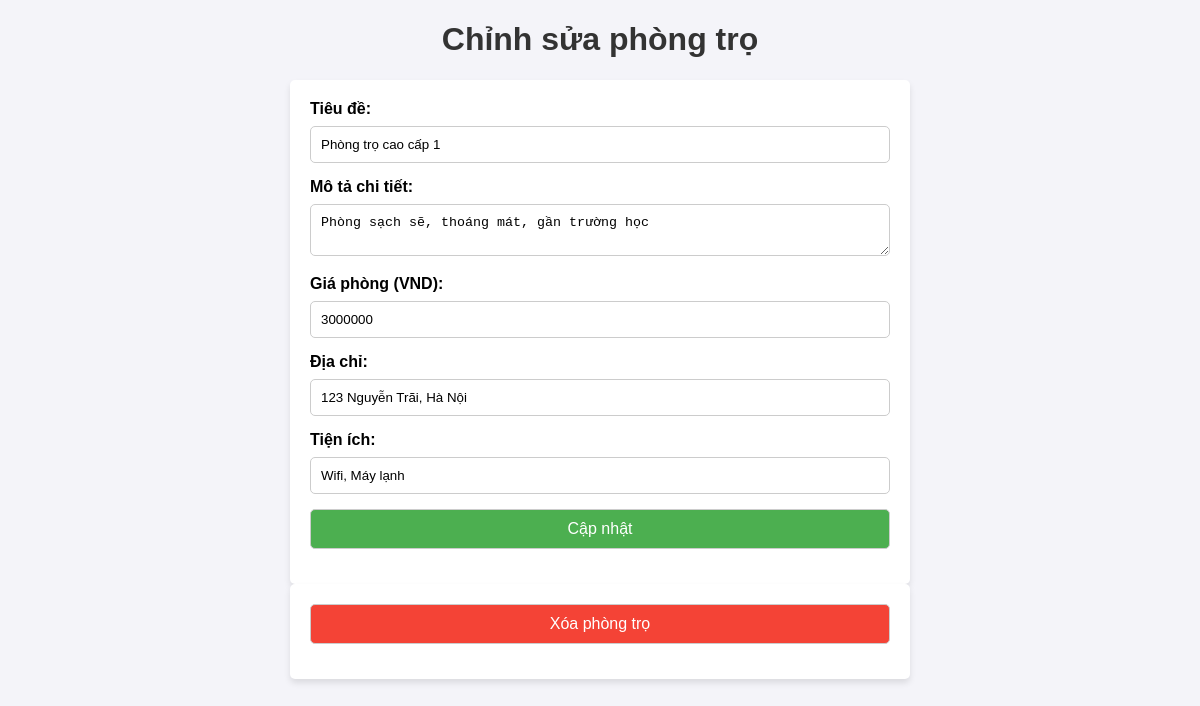
Page /admin_update_motel_process.php?id=1 (signed in) on the committed database.
### tables this page shows
CREATE TABLE `motel` (
  `ID` int(10) NOT NULL,
  `title` varchar(255) DEFAULT NULL,
  `description` text DEFAULT NULL,
  `price` int(11) DEFAULT NULL,
  `area` int(11) DEFAULT NULL,
  `count_view` int(11) DEFAULT NULL,
  `address` varchar(255) DEFAULT NULL,
  `latlng` varchar(255) DEFAULT NULL,
  `images` varchar(255) DEFAULT NULL,
  `user_id` int(10) DEFAULT NULL,
  `category_id` int(11) DEFAULT NULL,
  `district_id` int(11) DEFAULT NULL,
  `utilities` varchar(255) DEFAULT NULL,
  `created_at` timestamp NOT NULL DEFAULT current_timestamp() ON UPDATE current_timestamp(),
  `phone` varchar(255) DEFAULT NULL,
  `approve` int(11) DEFAULT NULL
);

### admin_update_motel_process.php (the view, shortened to what this page needs)
<?php
$conn = new mysqli("localhost", "root", "", "GTPT");
$id = $_GET['id'];
$query = "SELECT * FROM MOTEL WHERE ID = $id";
$result = $conn->query($query);
$motel = $result->fetch_assoc();
?>
<!DOCTYPE html>
<html lang="en">
<head>
</head>
<body>
    <h1>Chỉnh sửa phòng trọ</h1>
    <form action="admin_update_motel.php?id=<?php echo $id; ?>" method="POST">
        <label for="title">Tiêu đề:</label>
        <input type="text" name="title" value="<?php echo htmlspecialchars($motel['title']); ?>" required><br>
        <label for="description">Mô tả chi tiết:</label>
        <textarea name="description" required><?php echo htmlspecialchars($motel['description']); ?></textarea><br>
        <label for="price">Giá phòng (VND):</label>
        <input type="number" name="price" value="<?php echo $motel['price']; ?>" required><br>
        <label for="address">Địa chỉ:</label>
        <input type="text" name="address" value="<?php echo htmlspecialchars($motel['address']); ?>" required><br>
        <label for="utilities">Tiện ích:</label>
        <input type="text" name="utilities" value="<?php echo htmlspecialchars($motel['utilities']); ?>" required><br>
        <button type="submit">Cập nhật</button>
    </form>
    <form action="admin_update_motel.php?id=<?php echo $id; ?>" method="POST" onsubmit="return confirm('Bạn chắc chắn muốn xóa phòng trọ này?');">
        <button type="submit" style="background-color: #f44336;">Xóa phòng trọ</button>
    </form>
</body>
</html>

### admin_update_motel_process.php (style rules this page uses)
body { font-family: Arial, sans-serif; margin: 20px; background-color: #f4f4f9; }
h1 { text-align: center; color: #333; }
form { background-color: #fff; padding: 20px; border-radius: 5px; box-shadow: 0 4px 6px rgba(0, 0, 0, 0.1); width: 50%; margin: 0 auto; }
label { font-size: 16px; font-weight: bold; display: block; margin-bottom: 8px; }
input, textarea, button { width: 100%; padding: 10px; margin-bottom: 15px; border: 1px solid #ccc; border-radius: 5px; box-sizing: border-box; }
button { background-color: #4CAF50; color: white; cursor: pointer; font-size: 16px; }

### rows in the picture
motel: title "Phòng trọ cao cấp 1", description "Phòng sạch sẽ, thoáng mát, gần trường học", price "3000000", address "123 Nguyễn Trãi, Hà Nội", utilities "Wifi, Máy lạnh"
